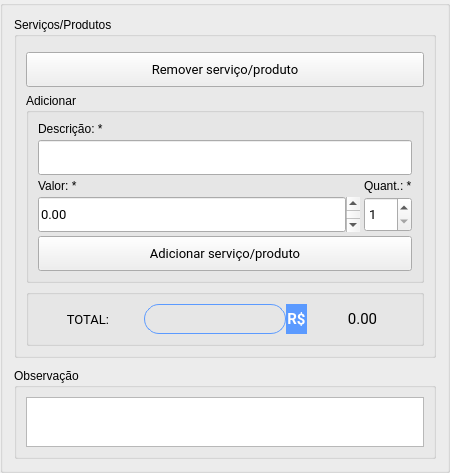
     <widget class="QGroupBox" name="verticalGroupBox_1">
      <property name="minimumSize">
       <size>
        <width>450</width>
        <height>0</height>
       </size>
      </property>
      <property name="styleSheet">
       <string notr="true">#groupBox_7 {
border:none;
padding-top:0;
}</string>
      </property>
      <property name="title">
       <string/>
      </property>
      <layout class="QVBoxLayout" name="verticalLayout_21">
       <property name="spacing">
        <number>10</number>
       </property>
       <item>
        <widget class="QGroupBox" name="verticalGroupBox_1_0">
         <property name="title">
          <string>Serviços/Produtos</string>
         </property>
         <layout class="QVBoxLayout" name="verticalLayout_24">
          <item>
           <layout class="QVBoxLayout" name="qTableViewLayout">
            <item>
             <widget class="QWidget" name="areaQTableView" native="true"/>
            </item>
           </layout>
          </item>
          <item>
           <widget class="QPushButton" name="rem_serv_btn">
            <property name="minimumSize">
             <size>
              <width>0</width>
              <height>35</height>
             </size>
            </property>
            <property name="font">
             <font>
              <family>Roboto</family>
              <pointsize>10</pointsize>
             </font>
            </property>
            <property name="cursor">
             <cursorShape>PointingHandCursor</cursorShape>
            </property>
            <property name="text">
             <string>Remover serviço/produto</string>
            </property>
           </widget>
          </item>
          <item>
           <widget class="QGroupBox" name="verticalGroupBox_1_0_1">
            <property name="sizePolicy">
             <sizepolicy hsizetype="Preferred" vsizetype="Fixed">
              <horstretch>0</horstretch>
              <verstretch>0</verstretch>
             </sizepolicy>
            </property>
            <property name="maximumSize">
             <size>
              <width>16777215</width>
              <height>190</height>
             </size>
            </property>
            <property name="title">
             <string>Adicionar</string>
            </property>
            <property name="checkable">
             <bool>false</bool>
            </property>
            <layout class="QVBoxLayout" name="verticalLayout_23">
             <property name="spacing">
              <number>4</number>
             </property>
             <item>
              <layout class="QVBoxLayout" name="verticalLayout_1_0_1_1">
               <property name="spacing">
                <number>4</number>
               </property>
               <item>
                <widget class="QLabel" name="description_label">
                 <property name="sizePolicy">
                  <sizepolicy hsizetype="Preferred" vsizetype="Fixed">
                   <horstretch>0</horstretch>
                   <verstretch>0</verstretch>
                  </sizepolicy>
                 </property>
                 <property name="text">
                  <string>Descrição: *</string>
                 </property>
                </widget>
               </item>
               <item>
                <widget class="QLineEdit" name="prod_desc_edit">
                 <property name="minimumSize">
                  <size>
                   <width>0</width>
                   <height>35</height>
                  </size>
                 </property>
                 <property name="font">
                  <font>
                   <family>Roboto</family>
                   <pointsize>10</pointsize>
                  </font>
                 </property>
                 <property name="styleSheet">
                  <string notr="true"/>
                 </property>
                 <property name="clearButtonEnabled">
                  <bool>true</bool>
                 </property>
                </widget>
               </item>
              </layout>
             </item>
             <item>
              <layout class="QHBoxLayout" name="horizontalLayout_1_0_1_0">
               <item>
                <layout class="QVBoxLayout" name="verticalLayout_1_0_1_0_1">
                 <property name="spacing">
                  <number>4</number>
                 </property>
                 <item>
                  <widget class="QLabel" name="value_label">
                   <property name="sizePolicy">
                    <sizepolicy hsizetype="Preferred" vsizetype="Fixed">
                     <horstretch>0</horstretch>
                     <verstretch>0</verstretch>
                    </sizepolicy>
                   </property>
                   <property name="text">
                    <string>Valor: *</string>
                   </property>
                  </widget>
                 </item>
                 <item>
                  <layout class="QHBoxLayout" name="horizontalLayout_1_0_1_0_1_0">
                   <property name="spacing">
                    <number>0</number>
                   </property>
                   <item>
                    <widget class="QLineEdit" name="prod_valu_edit">
                     <property name="minimumSize">
                      <size>
                       <width>0</width>
                       <height>35</height>
                      </size>
                     </property>
                     <property name="font">
                      <font>
                       <family>Roboto</family>
                       <pointsize>10</pointsize>
                      </font>
                     </property>
                     <property name="styleSheet">
                      <string notr="true"/>
                     </property>
                     <property name="text">
                      <string>0.00</string>
                     </property>
                     <property name="placeholderText">
                      <string/>
                     </property>
                    </widget>
                   </item>
                   <item>
                    <widget class="QScrollBar" name="prod_valu_scro">
                     <property name="maximumSize">
                      <size>
                       <width>20</width>
                       <height>35</height>
                      </size>
                     </property>
                     <property name="minimum">
                      <number>-999999999</number>
                     </property>
                     <property name="maximum">
                      <number>0</number>
                     </property>
                     <property name="pageStep">
                      <number>1</number>
                     </property>
                     <property name="value">
                      <number>0</number>
                     </property>
                    </widget>
                   </item>
                  </layout>
                 </item>
                </layout>
               </item>
               <item>
                <layout class="QVBoxLayout" name="verticalLayout_1_0_1_0_0">
                 <property name="spacing">
                  <number>4</number>
                 </property>
                 <item>
                  <widget class="QLabel" name="quantity_label">
                   <property name="sizePolicy">
                    <sizepolicy hsizetype="Preferred" vsizetype="Fixed">
                     <horstretch>0</horstretch>
                     <verstretch>0</verstretch>
                    </sizepolicy>
                   </property>
                   <property name="text">
                    <string>Quant.: *</string>
                   </property>
                  </widget>
                 </item>
                 <item>
                  <widget class="QSpinBox" name="prod_quant_spin">
                   <property name="minimumSize">
                    <size>
                     <width>0</width>
                     <height>35</height>
                    </size>
                   </property>
                   <property name="font">
                    <font>
                     <family>Roboto</family>
                     <pointsize>10</pointsize>
                    </font>
                   </property>
                   <property name="styleSheet">
                    <string notr="true"/>
                   </property>
                   <property name="minimum">
                    <number>1</number>
                   </property>
                  </widget>
                 </item>
                </layout>
               </item>
              </layout>
             </item>
             <item>
              <widget class="QPushButton" name="add_serv_btn">
               <property name="minimumSize">
                <size>
                 <width>0</width>
                 <height>35</height>
                </size>
               </property>
               <property name="font">
                <font>
                 <family>Roboto</family>
                 <pointsize>10</pointsize>
                </font>
               </property>
               <property name="cursor">
                <cursorShape>PointingHandCursor</cursorShape>
               </property>
               <property name="text">
                <string>Adicionar serviço/produto</string>
               </property>
              </widget>
             </item>
            </layout>
           </widget>
          </item>
          <item>
           <widget class="QGroupBox" name="horizontalGroupBox_1_0_0">
            <property name="sizePolicy">
             <sizepolicy hsizetype="Preferred" vsizetype="Fixed">
              <horstretch>0</horstretch>
              <verstretch>0</verstretch>
             </sizepolicy>
            </property>
            <property name="styleSheet">
             <string notr="true">QGroupBox{
padding-top:0;
}</string>
            </property>
            <layout class="QHBoxLayout" name="horizontalLayout_5">
             <item>
              <widget class="QLabel" name="total_value_label">
               <property name="font">
                <font>
                 <family>Roboto</family>
                 <pointsize>10</pointsize>
                </font>
               </property>
               <property name="text">
                <string>TOTAL:</string>
               </property>
               <property name="alignment">
                <set>Qt::AlignCenter</set>
               </property>
              </widget>
             </item>
             <item>
              <layout class="QHBoxLayout" name="horizontalLayout_1_0_0_1">
               <property name="spacing">
                <number>0</number>
               </property>
               <item>
                <widget class="QLineEdit" name="currency_line_edit">
                 <property name="sizePolicy">
                  <sizepolicy hsizetype="Minimum" vsizetype="Fixed">
                   <horstretch>0</horstretch>
                   <verstretch>0</verstretch>
                  </sizepolicy>
                 </property>
                 <property name="minimumSize">
                  <size>
                   <width>0</width>
                   <height>30</height>
                  </size>
                 </property>
                 <property name="font">
                  <font>
                   <family>Roboto</family>
                   <pointsize>11</pointsize>
                   <bold>true</bold>
                  </font>
                 </property>
                 <property name="styleSheet">
                  <string notr="true">color:#5b9aff;
border-radius:15px;
border:1px solid #5b9aff;
background-color:transparent;</string>
                 </property>
                 <property name="alignment">
                  <set>Qt::AlignCenter</set>
                 </property>
                </widget>
               </item>
               <item>
                <widget class="QPushButton" name="currency_btn">
                 <property name="minimumSize">
                  <size>
                   <width>0</width>
                   <height>30</height>
                  </size>
                 </property>
                 <property name="font">
                  <font>
                   <family>Roboto</family>
                   <pointsize>11</pointsize>
                   <bold>true</bold>
                  </font>
                 </property>
                 <property name="cursor">
                  <cursorShape>PointingHandCursor</cursorShape>
                 </property>
                 <property name="styleSheet">
                  <string notr="true">QPushButton {
color:#fff;
border-radius:15px;
border:1px solid #5b9aff;
background-color:#5b9aff;
}
QPushButton:hover {
background-color:#82b3ff;
}</string>
                 </property>
                 <property name="text">
                  <string>R$</string>
                 </property>
                </widget>
               </item>
              </layout>
             </item>
             <item>
              <widget class="QLabel" name="total_value_lbl">
               <property name="minimumSize">
                <size>
                 <width>80</width>
                 <height>0</height>
                </size>
               </property>
               <property name="font">
                <font>
                 <family>Roboto</family>
                 <pointsize>11</pointsize>
                 <bold>false</bold>
                </font>
               </property>
               <property name="styleSheet">
                <string notr="true"/>
               </property>
               <property name="text">
                <string>0.00</string>
               </property>
               <property name="alignment">
                <set>Qt::AlignCenter</set>
               </property>
              </widget>
             </item>
            </layout>
           </widget>
          </item>
         </layout>
        </widget>
       </item>
       <item>
        <widget class="QGroupBox" name="verticalGroupBox_1_1">
         <property name="sizePolicy">
          <sizepolicy hsizetype="Preferred" vsizetype="Fixed">
           <horstretch>0</horstretch>
           <verstretch>0</verstretch>
          </sizepolicy>
         </property>
         <property name="styleSheet">
          <string notr="true"/>
         </property>
         <property name="title">
          <string>Observação</string>
         </property>
         <layout class="QVBoxLayout" name="verticalLayout_19">
          <item>
           <widget class="QPlainTextEdit" name="receipt_obs_edit">
            <property name="maximumSize">
             <size>
              <width>16777215</width>
              <height>50</height>
             </size>
            </property>
            <property name="font">
             <font>
              <family>Roboto</family>
              <pointsize>10</pointsize>
             </font>
            </property>
            <property name="styleSheet">
             <string notr="true"/>
            </property>
            <property name="plainText">
             <string/>
            </property>
           </widget>
          </item>
         </layout>
        </widget>
       </item>
      </layout>
     </widget>
